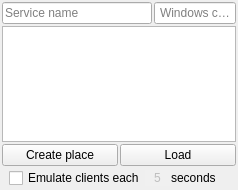
<?xml version="1.0" encoding="UTF-8"?>
<ui version="4.0">
 <class>MainWindow</class>
 <widget class="QMainWindow" name="MainWindow">
  <property name="geometry">
   <rect>
    <x>0</x>
    <y>0</y>
    <width>238</width>
    <height>190</height>
   </rect>
  </property>
  <property name="minimumSize">
   <size>
    <width>238</width>
    <height>190</height>
   </size>
  </property>
  <property name="windowTitle">
   <string>Place constructor</string>
  </property>
  <widget class="QWidget" name="centralwidget">
   <layout class="QVBoxLayout" name="verticalLayout">
    <property name="spacing">
     <number>2</number>
    </property>
    <property name="leftMargin">
     <number>2</number>
    </property>
    <property name="topMargin">
     <number>2</number>
    </property>
    <property name="rightMargin">
     <number>2</number>
    </property>
    <property name="bottomMargin">
     <number>2</number>
    </property>
    <item>
     <layout class="QHBoxLayout" name="horizontalLayout">
      <item>
       <widget class="QLineEdit" name="name">
        <property name="placeholderText">
         <string>Service name</string>
        </property>
       </widget>
      </item>
      <item>
       <widget class="QLineEdit" name="count">
        <property name="maximumSize">
         <size>
          <width>82</width>
          <height>16777215</height>
         </size>
        </property>
        <property name="alignment">
         <set>Qt::AlignCenter</set>
        </property>
        <property name="placeholderText">
         <string>Windows count</string>
        </property>
       </widget>
      </item>
     </layout>
    </item>
    <item>
     <widget class="QListWidget" name="services">
      <property name="focusPolicy">
       <enum>Qt::NoFocus</enum>
      </property>
     </widget>
    </item>
    <item>
     <layout class="QHBoxLayout" name="horizontalLayout_2">
      <item>
       <widget class="QPushButton" name="create_btn">
        <property name="cursor">
         <cursorShape>PointingHandCursor</cursorShape>
        </property>
        <property name="focusPolicy">
         <enum>Qt::NoFocus</enum>
        </property>
        <property name="text">
         <string>Create place</string>
        </property>
       </widget>
      </item>
      <item>
       <widget class="QPushButton" name="load">
        <property name="cursor">
         <cursorShape>PointingHandCursor</cursorShape>
        </property>
        <property name="focusPolicy">
         <enum>Qt::NoFocus</enum>
        </property>
        <property name="text">
         <string>Load</string>
        </property>
       </widget>
      </item>
     </layout>
    </item>
    <item>
     <layout class="QHBoxLayout" name="horizontalLayout_3">
      <property name="spacing">
       <number>0</number>
      </property>
      <property name="leftMargin">
       <number>7</number>
      </property>
      <property name="rightMargin">
       <number>20</number>
      </property>
      <item alignment="Qt::AlignHCenter">
       <widget class="QCheckBox" name="emulate">
        <property name="text">
         <string>Emulate clients each</string>
        </property>
       </widget>
      </item>
      <item alignment="Qt::AlignRight">
       <widget class="QLineEdit" name="rate">
        <property name="enabled">
         <bool>false</bool>
        </property>
        <property name="maximumSize">
         <size>
          <width>43</width>
          <height>16777215</height>
         </size>
        </property>
        <property name="styleSheet">
         <string notr="true">QWidget{
background: #F0F0F0;
border: none;
}</string>
        </property>
        <property name="text">
         <string>5</string>
        </property>
        <property name="maxLength">
         <number>4</number>
        </property>
        <property name="alignment">
         <set>Qt::AlignCenter</set>
        </property>
       </widget>
      </item>
      <item alignment="Qt::AlignHCenter">
       <widget class="QLabel" name="label">
        <property name="text">
         <string>seconds</string>
        </property>
       </widget>
      </item>
     </layout>
    </item>
   </layout>
  </widget>
 </widget>
 <tabstops>
  <tabstop>name</tabstop>
  <tabstop>services</tabstop>
 </tabstops>
 <resources/>
 <connections/>
</ui>
